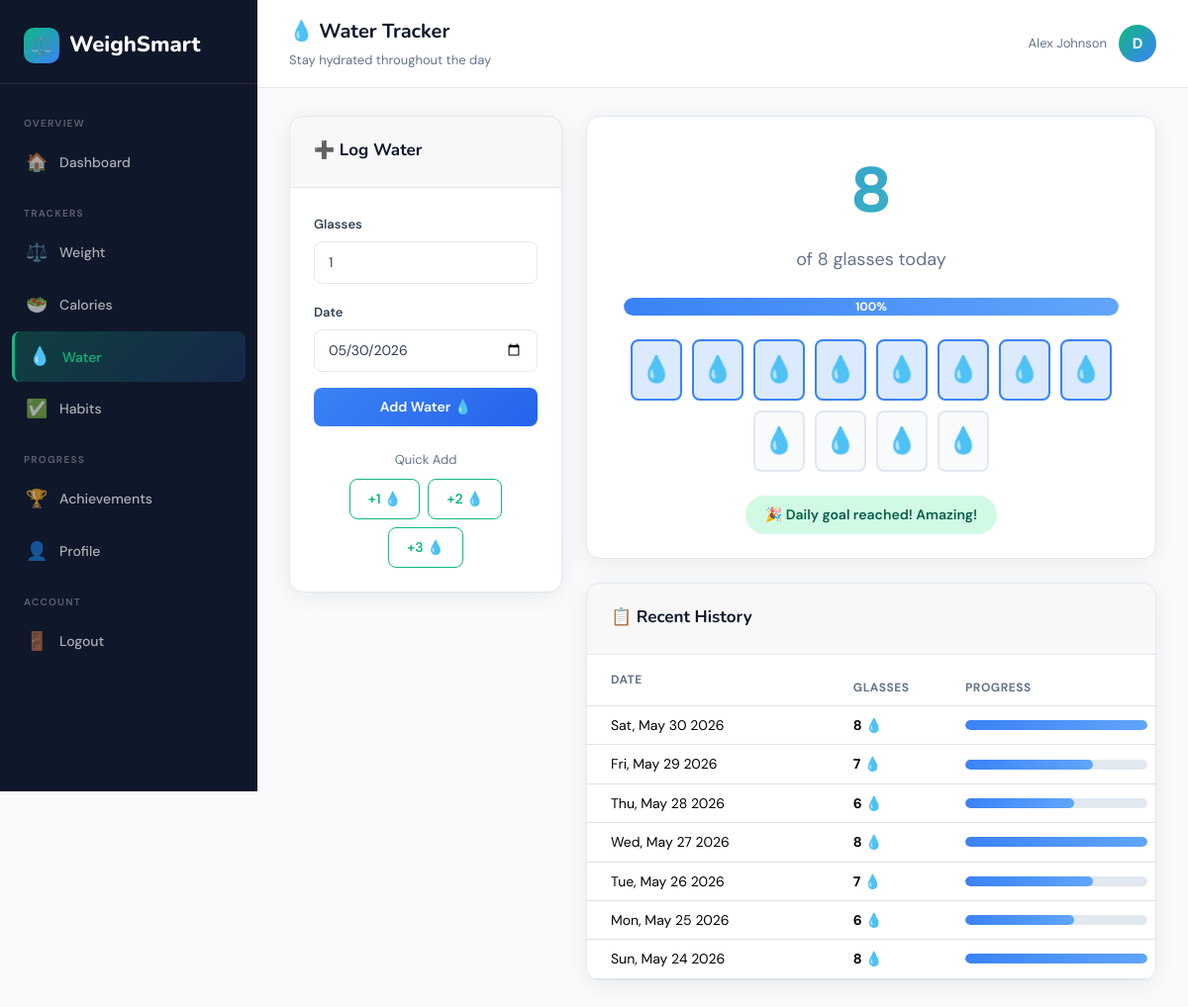
The page /water/ (signed in) on the database its author committed.
### tracker/models.py (models this page shows, shortened)
class WaterIntake(models.Model):
    user = models.ForeignKey(User, on_delete=models.CASCADE, related_name='water_intakes')
    glasses = models.PositiveIntegerField(default=1)
    date = models.DateField(default=date.today)
    created_at = models.DateTimeField(auto_now_add=True)
    class Meta:
        ordering = ['-date']

### tracker/views.py (the view)
# urls.py: path('water/', views.water_tracker, name='water_tracker'),
@login_required
def water_tracker(request):
    user = request.user
    today = date.today()
    if request.method == 'POST':
        form = WaterIntakeForm(request.POST)
        if form.is_valid():
            entry = form.save(commit=False)
            entry.user = user
            entry.save()
            messages.success(request, f"💧 {entry.glasses} glass(es) logged!")
            return redirect('water_tracker')
    else:
        form = WaterIntakeForm(initial={'date': today})
    profile, _ = UserProfile.objects.get_or_create(user=user)
    today_water = WaterIntake.objects.filter(user=user, date=today).aggregate(
        total=Sum('glasses'))['total'] or 0
    history = WaterIntake.objects.filter(user=user).order_by('-date')[:14]
    context = {
        'form': form,
        'today_water': today_water,
        'water_goal': profile.daily_water_goal,
        'water_pct': min(100, round((today_water / profile.daily_water_goal) * 100)) if profile.daily_water_goal else 0,
        'history': history,
    }
    return render(request, 'water/tracker.html', context)

### tracker/forms.py
class WaterIntakeForm(forms.ModelForm):
    class Meta:
        model = WaterIntake
        fields = ['glasses', 'date']
        widgets = {
            'glasses': forms.NumberInput(attrs={'class': 'form-control', 'min': '1', 'max': '30', 'value': '1'}),
            'date': forms.DateInput(attrs={'class': 'form-control', 'type': 'date'}),
        }

### templates/water/tracker.html (shortened to what this page needs)
{% extends 'base.html' %}
{% block page_title %}💧 Water Tracker{% endblock %}
{% block page_subtitle %}Stay hydrated throughout the day{% endblock %}
{% block content %}
<div class="row g-4">
  <div class="col-lg-4">
    <div class="card">
      <div class="card-header"><span class="card-title">➕ Log Water</span></div>
      <div class="card-body">
        <form method="post">
          {% for field in form %}
          <div class="mb-3">
            <label class="form-label">{{ field.label }}</label>
            {{ field }}
          </div>
          {% endfor %}
          <button type="submit" class="btn btn-secondary w-100">Add Water 💧</button>
        </form>
        <div class="mt-4 text-center">
          <div style="font-size:13px;color:var(--text-muted);margin-bottom:8px;">Quick Add</div>
          <div class="d-flex gap-2 justify-content-center flex-wrap">
            {% for n in "123" %}
            <form method="post" style="display:inline;">
              <button type="submit" class="btn btn-outline-primary btn-sm">+{{ n }} 💧</button>
            </form>
            {% endfor %}
          </div>
        </div>
      </div>
    </div>
  </div>
  <div class="col-lg-8">
    <div class="card mb-4">
      <div class="card-body text-center py-4">
        <div style="font-size:64px;font-weight:800;font-family:'Nunito',sans-serif;
                    background:linear-gradient(135deg,var(--secondary),#34d399);
                    -webkit-background-clip:text;-webkit-text-fill-color:transparent;">
          {{ today_water }}
        </div>
        <div style="font-size:18px;color:var(--text-muted);margin-top:4px;">
          of {{ water_goal }} glasses today
        </div>
        <div class="progress my-4" style="height:18px;border-radius:99px;max-width:500px;margin:16px auto;">
          <div class="progress-bar blue" style="width:{{ water_pct }}%;font-size:12px;font-weight:700;line-height:18px;">
            {% if water_pct > 15 %}{{ water_pct }}%{% endif %}
          </div>
        </div>
        <div class="glass-grid justify-content-center" style="max-width:500px;margin:0 auto;">
          {% for i in "123456789012" %}
          <div class="glass-item {% if forloop.counter <= today_water %}filled{% endif %}">💧</div>
          {% endfor %}
        </div>
        <div class="mt-4">
          {% if water_pct >= 100 %}
          <span class="badge-pill" style="background:#d1fae5;color:#065f46;font-size:14px;padding:8px 20px;">
            🎉 Daily goal reached! Amazing!
          </span>
          {% elif water_pct >= 50 %}
          <span class="badge-pill" style="background:#dbeafe;color:#1e40af;font-size:14px;padding:8px 20px;">
            💪 Great progress! Keep going!
          </span>
          {% else %}
          <span class="badge-pill badge-gray" style="font-size:14px;padding:8px 20px;">
            💧 Stay hydrated!
          </span>
          {% endif %}
        </div>
      </div>
    </div>
    <div class="card">
      <div class="card-header"><span class="card-title">📋 Recent History</span></div>
      {% if history %}
      <div class="table-responsive">
        <table class="table table-hover mb-0">
          <thead style="background:var(--surface);">
            <tr>
              <th class="px-4 py-3">Date</th>
              <th>Glasses</th>
              <th>Progress</th>
            </tr>
          </thead>
          <tbody>
            {% for entry in history %}
            <tr>
              <td class="px-4">{{ entry.date|date:"D, M d Y" }}</td>
              <td style="font-weight:700;">{{ entry.glasses }} 💧</td>
              <td style="width:200px;">
                {% with pct=entry.glasses|floatformat:0 %}
                <div class="progress">
                  <div class="progress-bar blue" style="width:{% if entry.glasses >= water_goal %}100{% else %}{{ entry.glasses }}0{% endif %}%;"></div>
                </div>
                {% endwith %}
              </td>
            </tr>
            {% endfor %}
          </tbody>
        </table>
      </div>
      {% else %}
      <div class="card-body text-center py-5">
        <p style="color:var(--text-muted);">No water logs yet. Start hydrating!</p>
      </div>
      {% endif %}
    </div>
  </div>
</div>
{% endblock %}

### templates/base.html (shortened to what this page needs)
<!DOCTYPE html>
<html lang="en">
<head>
{% load static %}
<link rel="stylesheet" href="https://cdn.jsdelivr.net/npm/bootstrap@5.3.2/dist/css/bootstrap.min.css">
<link rel="stylesheet" href="{% static 'css/style.css' %}">
</head>
<body>
<aside class="sidebar" id="sidebar">
  <div class="sidebar-brand">
    <a href="{% url 'dashboard' %}" class="logo">
      <span class="logo-icon">⚖️</span>
      WeighSmart
    </a>
  </div>
  <nav class="sidebar-nav">
    <div class="nav-section-label">Overview</div>
    <a href="{% url 'dashboard' %}" class="nav-link {% if request.resolver_match.url_name == 'dashboard' %}active{% endif %}">
      <span class="nav-icon">🏠</span> Dashboard
    </a>
    <div class="nav-section-label">Trackers</div>
    <a href="{% url 'weight_tracker' %}" class="nav-link {% if request.resolver_match.url_name == 'weight_tracker' %}active{% endif %}">
      <span class="nav-icon">⚖️</span> Weight
    </a>
    <a href="{% url 'calorie_tracker' %}" class="nav-link {% if request.resolver_match.url_name == 'calorie_tracker' %}active{% endif %}">
      <span class="nav-icon">🥗</span> Calories
    </a>
    <a href="{% url 'water_tracker' %}" class="nav-link {% if request.resolver_match.url_name == 'water_tracker' %}active{% endif %}">
      <span class="nav-icon">💧</span> Water
    </a>
    <a href="{% url 'habit_tracker' %}" class="nav-link {% if request.resolver_match.url_name == 'habit_tracker' %}active{% endif %}">
      <span class="nav-icon">✅</span> Habits
    </a>
    <div class="nav-section-label">Progress</div>
    <a href="{% url 'achievements' %}" class="nav-link {% if request.resolver_match.url_name == 'achievements' %}active{% endif %}">
      <span class="nav-icon">🏆</span> Achievements
    </a>
    <a href="{% url 'profile' %}" class="nav-link {% if request.resolver_match.url_name == 'profile' %}active{% endif %}">
      <span class="nav-icon">👤</span> Profile
    </a>
    <div class="nav-section-label">Account</div>
    <a href="{% url 'logout' %}" class="nav-link">
      <span class="nav-icon">🚪</span> Logout
    </a>
  </nav>
</aside>
<div class="main-content">
  <div class="topbar">
    <div>
      <span class="page-title">{% block page_title %}Dashboard{% endblock %}</span><br>
      <span class="page-subtitle">{% block page_subtitle %}{% endblock %}</span>
    </div>
    <div class="user-menu">
      <span style="font-size:13px;color:var(--text-muted);">{{ request.user.get_full_name|default:request.user.username }}</span>
      <div class="user-avatar">{{ request.user.username|first|upper }}</div>
    </div>
  </div>
  <div class="content-area">
    {% block content %}{% endblock %}
  </div>
</div>
</body>
</html>

### rows shown on the page
WaterIntake: date "Sat, May 30 2026", glasses "8"
WaterIntake: date "Fri, May 29 2026", glasses "7"
WaterIntake: date "Thu, May 28 2026", glasses "6"
WaterIntake: date "Wed, May 27 2026", glasses "8"
WaterIntake: date "Tue, May 26 2026", glasses "7"
WaterIntake: date "Mon, May 25 2026", glasses "6"
WaterIntake: date "Sun, May 24 2026", glasses "8"

### other values the page prints
{{ request.user.get_full_name|default:request.user.username }} "Alex Johnson"
{{ request.user.username|first|upper }} "D"
{{ field.label }} "Glasses" "Date"
{{ n }} "1" "2" "3"
{{ today_water }} "8"
{{ water_goal }} "8"
{{ water_pct }} "100"
